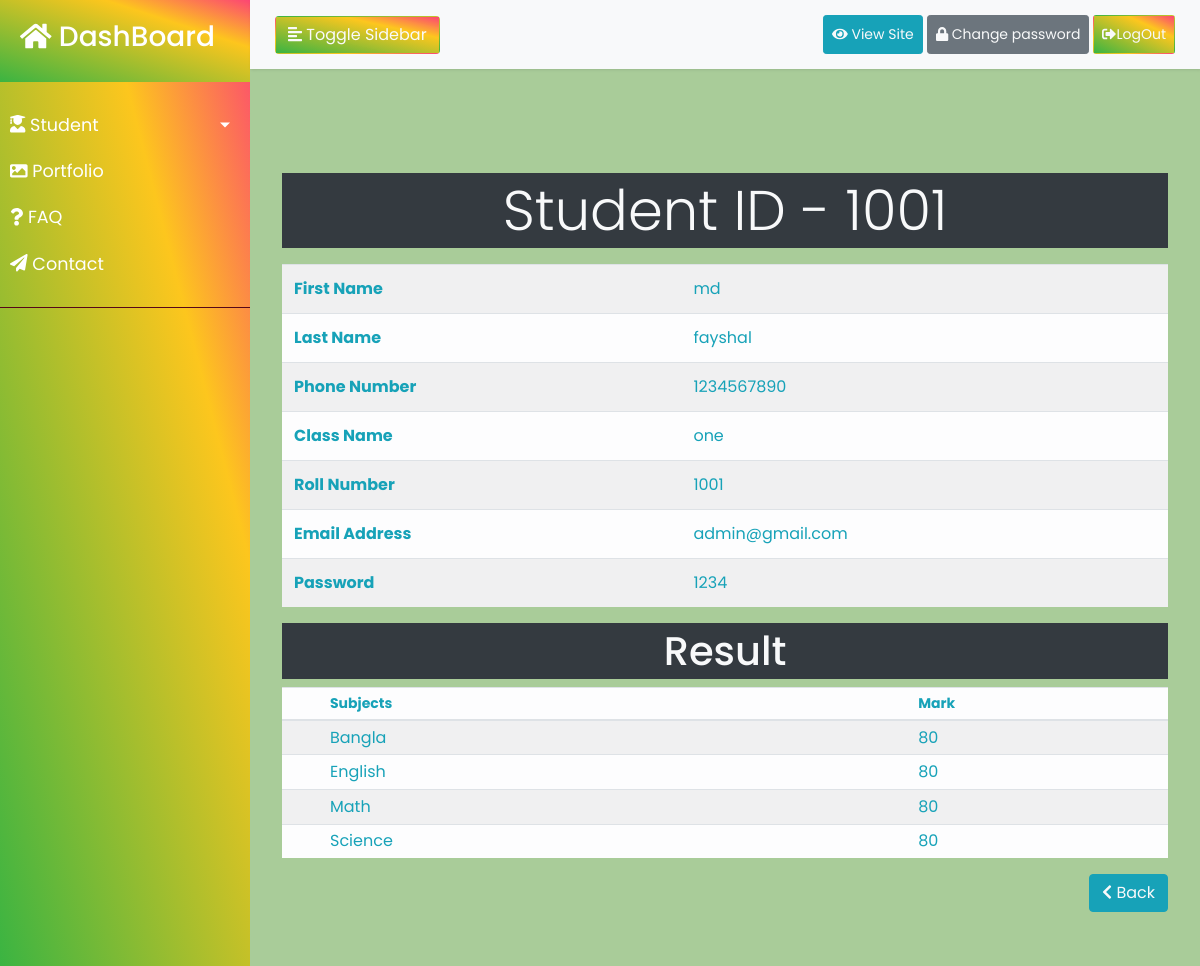
Screenshot of /sdata.php (signed in) with the database file from the repository.
### tables this page shows
CREATE TABLE IF NOT EXISTS `students` (
  `id` int NOT NULL AUTO_INCREMENT,
  `first_name` varchar(30) DEFAULT NULL,
  `last_name` varchar(30) DEFAULT NULL,
  `mobile` varchar(30) DEFAULT NULL,
  `roll_number` int DEFAULT NULL,
  `email` varchar(50) DEFAULT NULL,
  `student_pass` varchar(50) DEFAULT NULL,
  `class_id` int NOT NULL,
  PRIMARY KEY (`id`)
);

CREATE TABLE IF NOT EXISTS `classes` (
  `id` int NOT NULL AUTO_INCREMENT,
  `classname` varchar(30) DEFAULT NULL,
  PRIMARY KEY (`id`)
);

CREATE TABLE IF NOT EXISTS `results` (
  `id` int NOT NULL AUTO_INCREMENT,
  `subjects` varchar(30) DEFAULT NULL,
  `class_id` varchar(30) DEFAULT NULL,
  `mark` int DEFAULT NULL,
  `roll_number` int DEFAULT NULL,
  PRIMARY KEY (`id`)
);

### sdata.php (the view, shortened to what this page needs)
<?php
    include('DBheader.php');
    require_once('database.php');
?>
<?php
$roll  = $_SESSION['roll_number'];
$class = $_SESSION['class'];
$show = "SELECT students.id,students.first_name,students.last_name,classes.classname,students.roll_number,students.mobile,students.email,students.student_pass FROM `students` INNER JOIN classes ON students.class_id=classes.id WHERE `roll_number` = '$roll'AND `class_id`='$class'";
$result = mysqli_query($connection,$show);
?>
<div>
<div >
    <div class="jumbotron green">
    <?php
                while ($sh=mysqli_fetch_assoc($result)){
            ?>
    <h3 class="display-4 text-center bg-dark text-light py-1 mb-3"><?php echo"Student ID - ".$sh['roll_number'];?></h3>
        <table class="table table-light table-striped text-info">
        <tbody>
            <tr>
            <th>First Name</th>
            <td><?php echo $sh['first_name'];?></td>
            </tr>
            <tr>
            <th>Last Name</th>
            <td><?php echo $sh['last_name'];?></td>
            </tr>
            <tr>
            <th>Phone Number</th>
            <td><?php echo $sh['mobile'];?></td>
            </tr>
            <tr>
            <th>Class Name</th>
            <td><?php echo $sh['classname'];?></td>
            </tr>
            <th>Roll Number</th>
            <td><?php echo $sh['roll_number'];?></td>
            <tr>
            <th>Email Address</th>
            <td><?php echo $sh['email'];?></td>
            </tr>
            <tr>
            <th>Password</th>
            <td><?php echo $sh['student_pass'];?></td>
            </tr>
        <?php }?>
        </tbody>
        </table>
        <?php
$info = "SELECT results.subjects,results.mark FROM results WHERE results.roll_number='$roll'AND results.class_id='$class'";
$result = mysqli_query($connection,$info);
?>
    <div>
            <h1 class="display-5 text-center bg-dark text-light py-1">Result</h1>
            <table class="table  table-sm  table-light table-striped table-hover text-info pl-2">
                <thead>
                    <tr class="font">
                    <th scope="col" class="pl-5">Subjects</th>
                    <th scope="col">Mark</th>
                    </tr>
                </thead>
                <tbody>
                <?php
                while ($lop=mysqli_fetch_assoc($result)){
                ?>
                    <tr class=" text-info">
                    <td class="pl-5"><?php echo $lop['subjects'];?></td>
                    <td><?php echo $lop['mark'];?></td>
                    </tr>
                <?php }?>
                </tbody>
            </table>
    </div>
    <div class="text-end">
    <a href="index.php" class="btn btn-info text-light float-right"><i class="fas fa-chevron-left"></i> Back</a>
    </div>
    </div>
</div>
</div>
<?php include('DBfooter.php')?>

### sidebar.css (style rules this page uses)
body { font-family: 'Poppins', sans-serif; }
a, a:hover, a:focus { color: inherit; text-decoration: none; transition: all 0.3s; }

### style.css (style rules this page uses)
body { height: auto; width: auto; background-color: rgb(169, 204, 153); }
.green { background-color: rgb(169, 204, 153); }

### student.css (style rules this page uses)
.font { padding: auto; margin: auto; font-size: 14px; }

### rows the page displays
students: roll_number "1001", first_name "md", last_name "fayshal", mobile "1234567890", class.classname "one", email "admin@gmail.com", student_pass "1234"
results: subjects "Bangla", mark "80"
results: subjects "English", mark "80"
results: subjects "Math", mark "80"
results: subjects "Science", mark "80"
